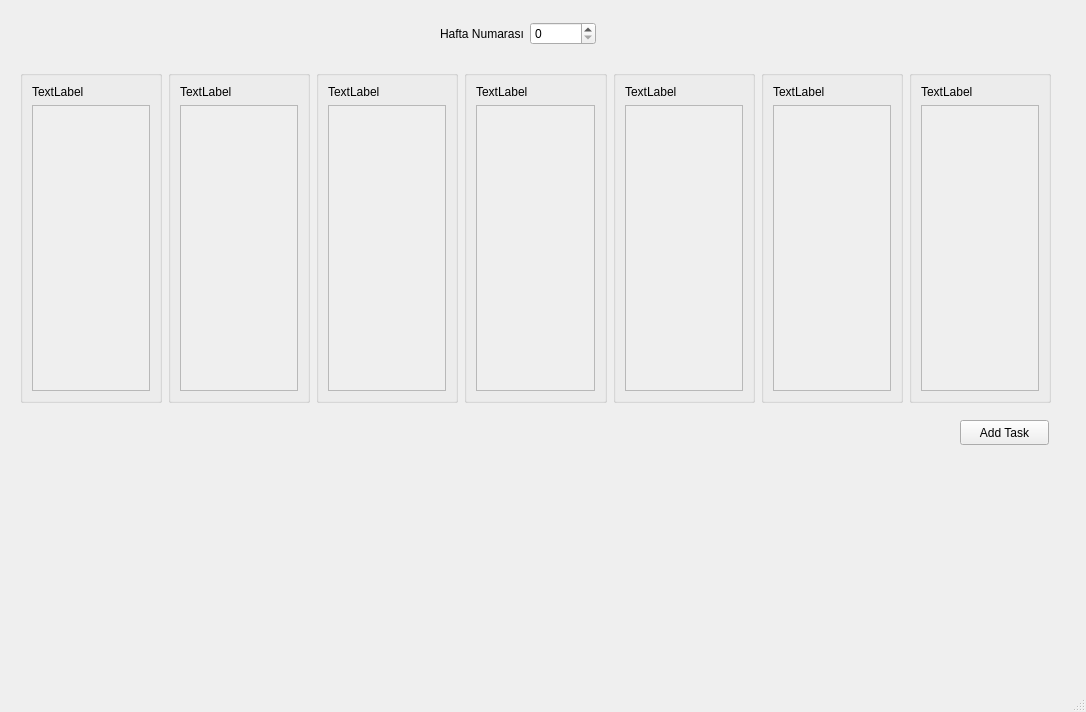
<?xml version="1.0" encoding="UTF-8"?>
<ui version="4.0">
 <class>MainWindow</class>
 <widget class="QMainWindow" name="MainWindow">
  <property name="geometry">
   <rect>
    <x>0</x>
    <y>0</y>
    <width>1086</width>
    <height>712</height>
   </rect>
  </property>
  <property name="windowTitle">
   <string>MainWindow</string>
  </property>
  <widget class="QWidget" name="centralwidget">
   <widget class="QWidget" name="aaWidget">
    <property name="geometry">
     <rect>
      <x>440</x>
      <y>20</y>
      <width>156</width>
      <height>28</height>
     </rect>
    </property>
    <layout class="QHBoxLayout" name="weekNumberHori">
     <item>
      <widget class="QLabel" name="label_8">
       <property name="text">
        <string>Hafta Numarası</string>
       </property>
      </widget>
     </item>
     <item>
      <widget class="QSpinBox" name="spinWeekNumber">
       <property name="minimum">
        <number>0</number>
       </property>
       <property name="maximum">
        <number>54</number>
       </property>
      </widget>
     </item>
    </layout>
   </widget>
   <widget class="QPushButton" name="BtAddTask">
    <property name="geometry">
     <rect>
      <x>960</x>
      <y>420</y>
      <width>89</width>
      <height>25</height>
     </rect>
    </property>
    <property name="text">
     <string>Add Task</string>
    </property>
   </widget>
   <widget class="QWidget" name="layoutWidget">
    <property name="geometry">
     <rect>
      <x>20</x>
      <y>70</y>
      <width>1031</width>
      <height>333</height>
     </rect>
    </property>
    <layout class="QHBoxLayout" name="horizontalLayout">
     <item>
      <widget class="QGroupBox" name="firstGroup">
       <property name="title">
        <string/>
       </property>
       <layout class="QGridLayout" name="gridLayout">
        <item row="2" column="0">
         <widget class="QScrollArea" name="scrollArea1">
          <property name="widgetResizable">
           <bool>true</bool>
          </property>
          <widget class="QWidget" name="scrollContents1">
           <property name="geometry">
            <rect>
             <x>0</x>
             <y>0</y>
             <width>116</width>
             <height>262</height>
            </rect>
           </property>
           <layout class="QGridLayout" name="gridLayout_2">
            <item row="0" column="1">
             <layout class="QVBoxLayout" name="firstVbox">
              <property name="spacing">
               <number>1</number>
              </property>
             </layout>
            </item>
           </layout>
          </widget>
         </widget>
        </item>
        <item row="1" column="0">
         <widget class="QLabel" name="firstDay">
          <property name="text">
           <string>TextLabel</string>
          </property>
         </widget>
        </item>
       </layout>
      </widget>
     </item>
     <item>
      <widget class="QGroupBox" name="secondGroup">
       <property name="title">
        <string/>
       </property>
       <layout class="QGridLayout" name="gridLayout_15">
        <item row="1" column="0">
         <widget class="QScrollArea" name="scrollArea2">
          <property name="widgetResizable">
           <bool>true</bool>
          </property>
          <widget class="QWidget" name="scrollContents2">
           <property name="geometry">
            <rect>
             <x>0</x>
             <y>0</y>
             <width>116</width>
             <height>262</height>
            </rect>
           </property>
           <layout class="QGridLayout" name="gridLayout_16">
            <item row="0" column="0">
             <layout class="QVBoxLayout" name="secondVbox">
              <property name="spacing">
               <number>1</number>
              </property>
             </layout>
            </item>
           </layout>
          </widget>
         </widget>
        </item>
        <item row="0" column="0">
         <widget class="QLabel" name="secondDay">
          <property name="text">
           <string>TextLabel</string>
          </property>
         </widget>
        </item>
       </layout>
      </widget>
     </item>
     <item>
      <widget class="QGroupBox" name="thirdGroup">
       <property name="title">
        <string/>
       </property>
       <layout class="QGridLayout" name="gridLayout_3">
        <item row="1" column="0">
         <widget class="QScrollArea" name="scrollArea3">
          <property name="widgetResizable">
           <bool>true</bool>
          </property>
          <widget class="QWidget" name="scrollContents3">
           <property name="geometry">
            <rect>
             <x>0</x>
             <y>0</y>
             <width>116</width>
             <height>262</height>
            </rect>
           </property>
           <layout class="QGridLayout" name="gridLayout_4">
            <item row="0" column="0">
             <layout class="QVBoxLayout" name="thirdVbox">
              <property name="spacing">
               <number>1</number>
              </property>
             </layout>
            </item>
           </layout>
          </widget>
         </widget>
        </item>
        <item row="0" column="0">
         <widget class="QLabel" name="thirdDay">
          <property name="text">
           <string>TextLabel</string>
          </property>
         </widget>
        </item>
       </layout>
      </widget>
     </item>
     <item>
      <widget class="QGroupBox" name="fourthGroup">
       <property name="title">
        <string/>
       </property>
       <layout class="QGridLayout" name="gridLayout_5">
        <item row="1" column="0">
         <widget class="QLabel" name="fourthDay">
          <property name="text">
           <string>TextLabel</string>
          </property>
         </widget>
        </item>
        <item row="2" column="0">
         <widget class="QScrollArea" name="scrollArea4">
          <property name="widgetResizable">
           <bool>true</bool>
          </property>
          <widget class="QWidget" name="scrollContents4">
           <property name="geometry">
            <rect>
             <x>0</x>
             <y>0</y>
             <width>115</width>
             <height>262</height>
            </rect>
           </property>
           <layout class="QGridLayout" name="gridLayout_6">
            <item row="0" column="0">
             <layout class="QVBoxLayout" name="fourthVbox">
              <property name="spacing">
               <number>1</number>
              </property>
             </layout>
            </item>
           </layout>
          </widget>
         </widget>
        </item>
       </layout>
      </widget>
     </item>
     <item>
      <widget class="QGroupBox" name="fifthGroup">
       <property name="title">
        <string/>
       </property>
       <layout class="QGridLayout" name="gridLayout_13">
        <item row="1" column="0">
         <widget class="QScrollArea" name="scrollArea5">
          <property name="widgetResizable">
           <bool>true</bool>
          </property>
          <widget class="QWidget" name="scrollContents5">
           <property name="geometry">
            <rect>
             <x>0</x>
             <y>0</y>
             <width>116</width>
             <height>262</height>
            </rect>
           </property>
           <layout class="QGridLayout" name="gridLayout_14">
            <item row="0" column="0">
             <layout class="QVBoxLayout" name="fifthVbox">
              <property name="spacing">
               <number>1</number>
              </property>
             </layout>
            </item>
           </layout>
          </widget>
         </widget>
        </item>
        <item row="0" column="0">
         <widget class="QLabel" name="fifthDay">
          <property name="text">
           <string>TextLabel</string>
          </property>
         </widget>
        </item>
       </layout>
      </widget>
     </item>
     <item>
      <widget class="QGroupBox" name="sixthGroup">
       <property name="title">
        <string/>
       </property>
       <layout class="QGridLayout" name="gridLayout_9">
        <item row="1" column="0">
         <widget class="QScrollArea" name="scrollArea6">
          <property name="widgetResizable">
           <bool>true</bool>
          </property>
          <widget class="QWidget" name="scrollContents6">
           <property name="geometry">
            <rect>
             <x>0</x>
             <y>0</y>
             <width>116</width>
             <height>262</height>
            </rect>
           </property>
           <layout class="QGridLayout" name="gridLayout_10">
            <item row="0" column="1">
             <layout class="QVBoxLayout" name="sixthVbox">
              <property name="spacing">
               <number>1</number>
              </property>
             </layout>
            </item>
           </layout>
          </widget>
         </widget>
        </item>
        <item row="0" column="0">
         <widget class="QLabel" name="sixthDay">
          <property name="text">
           <string>TextLabel</string>
          </property>
         </widget>
        </item>
       </layout>
      </widget>
     </item>
     <item>
      <widget class="QGroupBox" name="seventhGroup">
       <property name="title">
        <string/>
       </property>
       <layout class="QGridLayout" name="gridLayout_7">
        <item row="2" column="0">
         <widget class="QScrollArea" name="scrollArea7">
          <property name="widgetResizable">
           <bool>true</bool>
          </property>
          <widget class="QWidget" name="scrollContents7">
           <property name="geometry">
            <rect>
             <x>0</x>
             <y>0</y>
             <width>116</width>
             <height>262</height>
            </rect>
           </property>
           <layout class="QGridLayout" name="gridLayout_8">
            <item row="0" column="0">
             <layout class="QVBoxLayout" name="seventhVbox">
              <property name="spacing">
               <number>1</number>
              </property>
             </layout>
            </item>
           </layout>
          </widget>
         </widget>
        </item>
        <item row="1" column="0">
         <widget class="QLabel" name="seventhDay">
          <property name="text">
           <string>TextLabel</string>
          </property>
         </widget>
        </item>
       </layout>
      </widget>
     </item>
    </layout>
   </widget>
  </widget>
  <widget class="QMenuBar" name="menubar">
   <property name="geometry">
    <rect>
     <x>0</x>
     <y>0</y>
     <width>1086</width>
     <height>22</height>
    </rect>
   </property>
  </widget>
  <widget class="QStatusBar" name="statusbar"/>
 </widget>
 <resources/>
 <connections/>
</ui>
